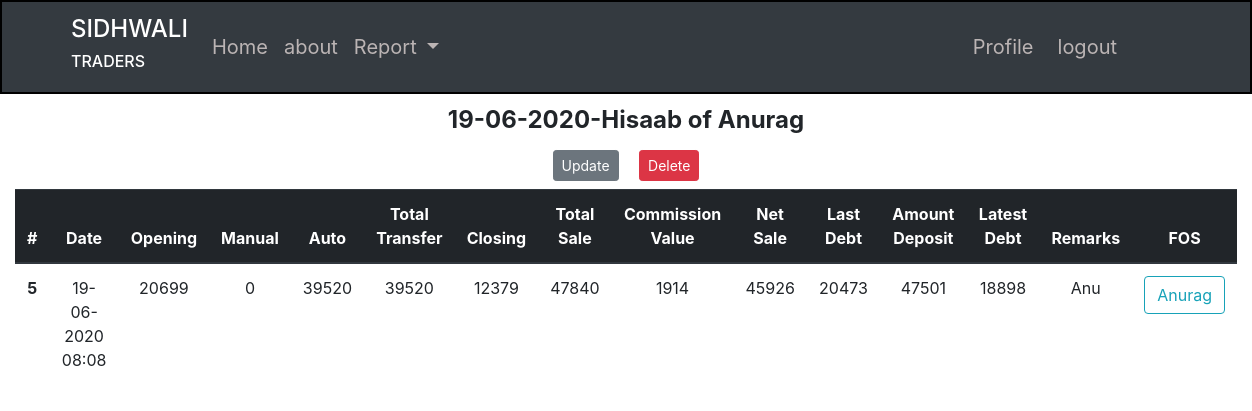
The app's page /home/hisaab/report/5 (signed in), older data.
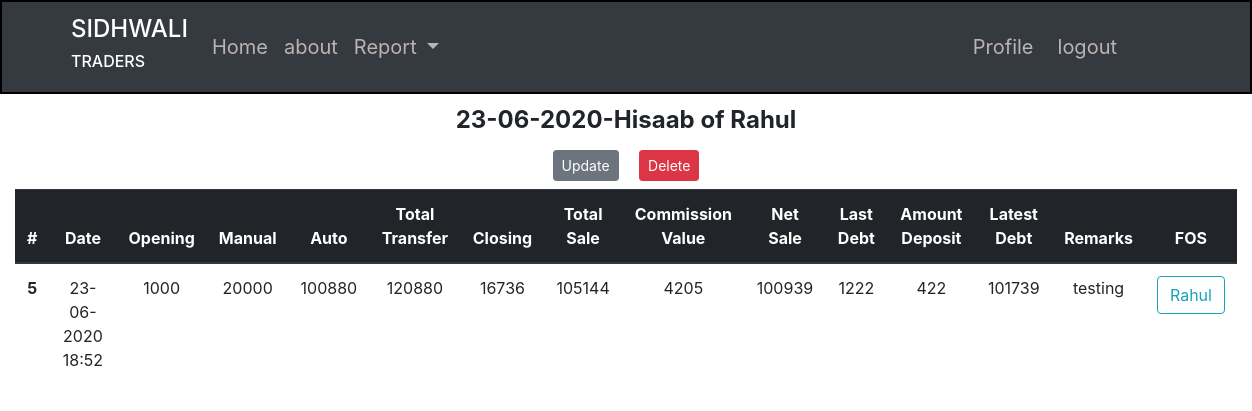
The same page, newer data.
### crm/models.py (models this page shows, shortened)
class Hisaab(db.Model):
    id = db.Column(db.Integer, primary_key=True)
    date = db.Column(db.DateTime, nullable=False, default=datetime.now)
    open_bal = db.Column(db.Integer, nullable=False, default=0)
    manual_trans = db.Column(db.Integer, nullable=False, default=0)
    auto_trans = db.Column(db.Integer, nullable=False, default=0)
    closing = db.Column(db.Integer, nullable=False, default=0)
    total_trans = db.Column(db.Integer, default=0)
    total_sale = db.Column(db.Integer, default=0)
    commission_value = db.Column(db.Integer, default=0)
    net_sale = db.Column(db.Integer, default=0)
    last_debt = db.Column(db.Integer, nullable=False, default=0)
    amt_received = db.Column(db.Integer, nullable=False, default=0)
    latest_debt = db.Column(db.Integer, default=0)
    remarks = db.Column(db.Text, nullable=False)
    user_id = db.Column(db.Integer, db.ForeignKey("user.id"), nullable=False)

class User(db.Model, UserMixin):
    id = db.Column(db.Integer, primary_key=True)
    username = db.Column(db.String(20), unique=True, nullable=False)
    email = db.Column(db.String(120), unique=True, nullable=False)
    image_file = db.Column(db.String(20), nullable=False, default="default.jpeg")
    password = db.Column(db.String(20), nullable=False)
    pos_id = db.Column(db.Integer, unique=True, nullable=False)
    hisaab = db.relationship("Hisaab", backref="fos", lazy="dynamic")

### crm/routes.py (the view)
@app.route("/home/hisaab/report/<int:hisaab_id>")
@login_required
def single_hisaab(hisaab_id):
    hisaab = Hisaab.query.get_or_404(hisaab_id)
    return render_template(
        "single_hisaab.html", title=hisaab.date, hisaab=hisaab, admin=admin
    )

### crm/models.py (called while the page is built)
@login_manager.user_loader
def load_user(user_id):
    return User.query.get(int(user_id))

### crm/templates/single_hisaab.html (shortened to what this page needs)
{% extends "index.html" %}
{% block content  %}
<div class="container-fluid text-center mt-2">
   <legend class=" font-weight-bold mb-1">{{ hisaab.date.strftime("%d-%m-%Y") }}-Hisaab of {{ hisaab.fos.username }}
   </legend>
   <div>
      <a href="{{ url_for('update_hisaab', hisaab_id=hisaab.id) }}" class="btn btn-secondary btn-sm m-2">Update</a>
      <button type="button" class="btn btn-danger btn-sm m-2" data-toggle="modal"
         data-target="#deleteModal">Delete</button>
   </div>
   <table class="table">
      <thead class="thead-dark">
         <tr>
            <th scope="col">#</th>
            <th scope="col">Date</th>
            <th scope="col">Opening</th>
            <th scope="col">Manual</th>
            <th scope="col">Auto</th>
            <th scope="col">Total Transfer</th>
            <th scope="col">Closing</th>
            <th scope="col">Total Sale</th>
            <th scope="col">Commission Value</th>
            <th scope="col">Net Sale</th>
            <th scope="col">Last Debt</th>
            <th scope="col">Amount Deposit</th>
            <th scope="col">Latest Debt</th>
            <th scope="col">Remarks</th>
            <th scope="col">FOS</th>
         </tr>
      </thead>
      <tbody>
         <tr>
            <th scope="row">{{ hisaab.id }}</th>
            <td>{{ hisaab.date.strftime("%d-%m-%Y %H:%M") }}</td>
            <td>{{ hisaab.open_bal }}</td>
            <td>{{ hisaab.manual_trans }}</td>
            <td>{{ hisaab.auto_trans }}</td>
            <td>{{ hisaab.total_trans }}</td>
            <td>{{ hisaab.closing }}</td>
            <td>{{ hisaab.total_sale }}</td>
            <td>{{ hisaab.commission_value }}</td>
            <td>{{ hisaab.net_sale }}</td>
            <td>{{ hisaab.last_debt }}</td>
            <td>{{ hisaab.amt_received }}</td>
            <td>{{ hisaab.latest_debt }}</td>
            <td>{{ hisaab.remarks }}</td>
            <td><a class="btn btn-outline-info"
                  href="{{ url_for('user_hisaab', username=hisaab.fos.username) }}">{{ hisaab.fos.username }}</a></td>
         </tr>
      </tbody>
   </table>
   {% endblock content %}

Row changes from the older to the newer data that the page shows:
no longer on this page (row edited): User: fos.username "Anurag"
changed Hisaab id 5: date "19-06-2020" → "23-06-2020"; date "19-06-2020 08:08" → "23-06-2020 18:52"; open_bal "20699" → "1000"; manual_trans "0" → "20000"; auto_trans "39520" → "100880"; total_trans "39520" → "120880"; closing "12379" → "16736"; total_sale "47840" → "105144"; commission_value "1914" → "4205"; net_sale "45926" → "100939"; last_debt "20473" → "1222"; amt_received "47501" → "422"; latest_debt "18898" → "101739"; remarks "Anu" → "testing"
now on this page (row edited): User: fos.username "Rahul"
